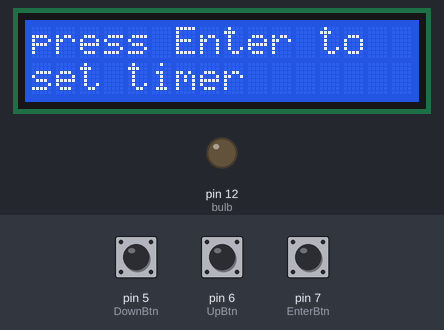
Bench run of a sketch on a simulated Arduino Uno, built with avr-gcc and run on an emulated ATmega328P. On the bench: 16×2 character LCD, output pins drawn as LEDs (lit = HIGH). The test bench sets the inputs (shaded band); at power-on: pin 7 (EnterBtn) LOW, pin 5 (DownBtn) LOW, pin 6 (UpBtn) LOW.

Above: at 3.2 s.
3.3 s: pin 7 (EnterBtn) pulled HIGH for 0.25 s
At 4.8 s:
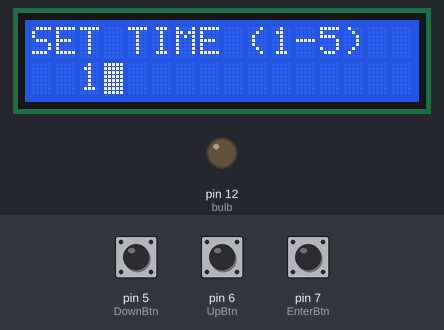
5.1 s: pin 7 (EnterBtn) pulled HIGH for 1 s
At 6.9 s:
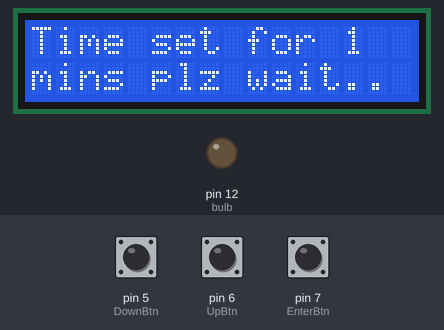
Timing chart, 0 to 8.4 s (numbered marks = the images above; inputs shaded):
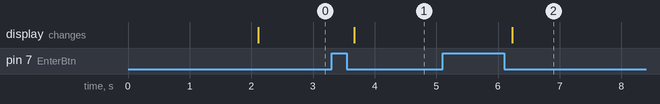

The sketch:

GIL_IOT_TASK3.ino
```cpp
//GIL_IOT_TASK_3

#include <LiquidCrystal_I2C.h>     //I2C LCD
#include <wire.h>
LiquidCrystal_I2C lcd(0x27,16,2);  //lcd Address
int EnterBtn = 7;
int UpBtn =6;
int DownBtn=5;
int bulb = 12;
int time=0 ;
void setup() {
  pinMode(bulb, OUTPUT);
  pinMode(EnterBtn, INPUT);
  pinMode(UpBtn, INPUT);
  pinMode(DownBtn, INPUT);
  lcd.init();
lcd.backlight();   // lcd back light
lcd.setCursor(0,0);
lcd.print("HELLO GIL"); //lcd wellcome note
lcd.setCursor(0,1);
lcd.print("IOT TASK 3"); //lcd wellcome note
lcd.setCursor(0,1);
delay(2000);
lcd.clear();
}
void loop() {
     lcd.setCursor(0,0);
lcd.print("press Enter to"); //instructions on lcd
     lcd.setCursor(0,1);
lcd.print("set timer");
    int ent = digitalRead(EnterBtn); //looking for cammand
  delay(200);
while(ent==1){
time=1;                 //time defualt setting on 1
 ent = digitalRead(EnterBtn);   //looking for 2nd cammand to set new time
while(ent!=1){
       int   down= digitalRead(DownBtn);
  int up= digitalRead(UpBtn);
  if(up==1){            // increasing time variable
    if(time==5){          // check if time is already on its max
      time=1;
    }
    else
    time++;
    }
     if(down==1){           // decreasing time variable
    if(time==1){            // check if time is already on its min
      time=5;
    }
    else time--;
  }
    lcd.clear();        // desplaying time during setting
    lcd.setCursor(0,0);
    lcd.print("SET TIME (1-5)");
    lcd.setCursor(2,1);
    lcd.blink();
    lcd.print(time);
    ent = digitalRead(EnterBtn);    // if time is set the looking of enter to save it
    delay(200);
}
delay(200);
ent = digitalRead(EnterBtn);
}
if(time!=0){
 lcd.setCursor(0,0);
    lcd.print("Time set for ");        // increasing time variable
lcd.print(time);
lcd.setCursor(0,1);
    lcd.print("mins plz wait.. ");   // increasing time variable
delay(time*60*1000);               // converting sec into min
lcd.clear();
lcd.print("BULB ON!");
digitalWrite(bulb,HIGH);          // getting bulb ON after given time
delay(time*60*100);
digitalWrite(bulb,LOW);          // getting bulb OFF after given time
lcd.clear();
time=0;
}
}
```

Measured:
- after the input at 3.3 s, the display: changes after 0.37 s (image 1)
- after the input at 5.1 s, the display: changes after 1.1 s (image 2)
